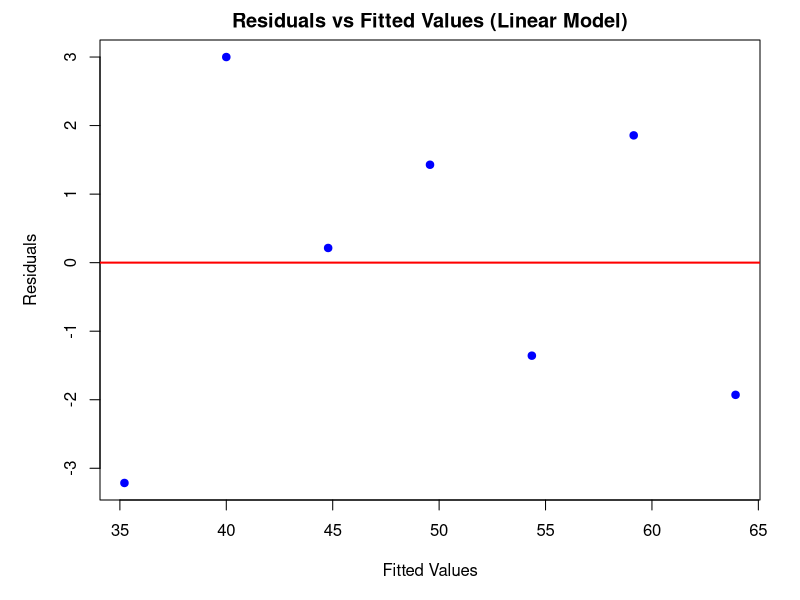
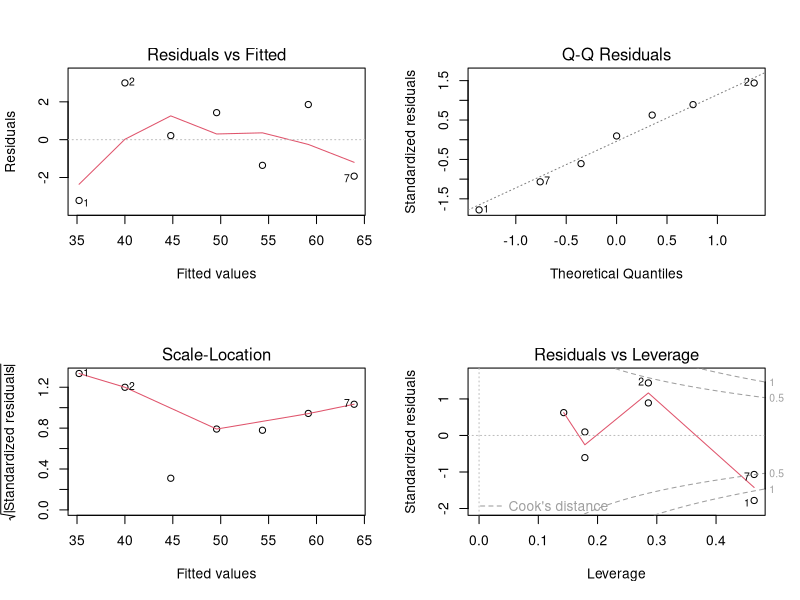
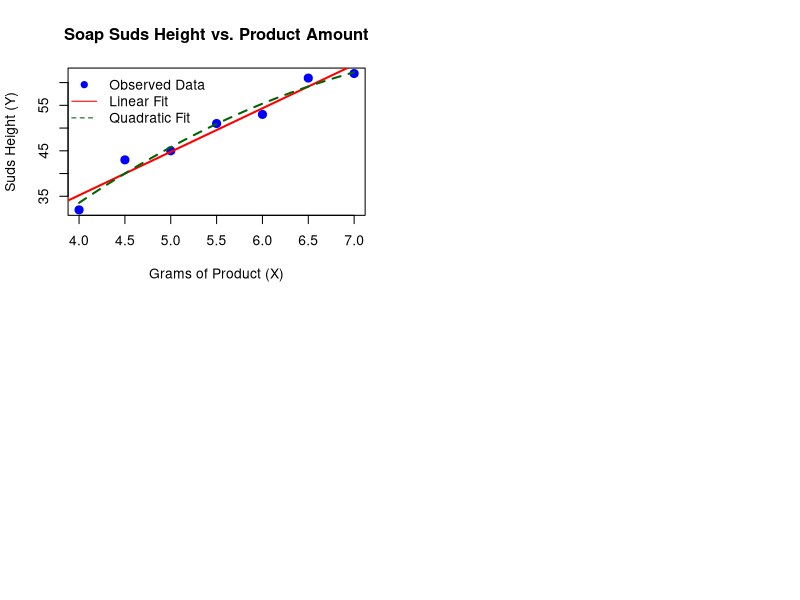

Generate these figures, in order, with R:
#--------------------------------------------------
# SOAP SUDS EXPERIMENT - LINEAR MODEL ANALYSIS
#--------------------------------------------------

# Data
x <- c(4.0, 4.5, 5.0, 5.5, 6.0, 6.5, 7.0)
y <- c(32, 43, 45, 51, 53, 61, 62)

#-----------------------------------------------
# (a) Fit the simple linear regression model
#-----------------------------------------------
model_linear <- lm(y ~ x)
summary(model_linear)

#-----------------------------------------------
# (b) Display fitted values and residuals
#-----------------------------------------------
residuals_linear <- resid(model_linear)
fitted_values <- fitted(model_linear)

# Create a table for inspection
residual_table <- data.frame(x, y, Fitted = fitted_values, Residual = residuals_linear)
print(residual_table)

#-----------------------------------------------
# (c) Residual Analysis (Visual)
#-----------------------------------------------

# Reset graphics device to avoid margin issues
dev.off()

# Plot residuals vs fitted values
par(mar = c(5, 5, 2, 2))  # Set proper margins
plot(fitted_values, residuals_linear,
     main = "Residuals vs Fitted Values (Linear Model)",
     xlab = "Fitted Values",
     ylab = "Residuals",
     pch = 19, col = "blue")
abline(h = 0, col = "red", lwd = 2)

#-----------------------------------------------
# (d) Check if a quadratic term improves the model
#-----------------------------------------------
model_quadratic <- lm(y ~ x + I(x^2))
summary(model_quadratic)

# Compare linear vs quadratic model using ANOVA
anova(model_linear, model_quadratic)

#-----------------------------------------------
# (e) Diagnostic Plots
#-----------------------------------------------
# Open a new plotting window for better layout
x11()  # (use windows() if on Windows)
par(mfrow = c(2, 2))
plot(model_linear)


#-----------------------------------------------
# Plot data points and fitted curves
#-----------------------------------------------

# Original data
plot(x, y,
     main = "Soap Suds Height vs. Product Amount",
     xlab = "Grams of Product (X)",
     ylab = "Suds Height (Y)",
     pch = 19, col = "blue", cex = 1.3)

# Linear regression line
abline(model_linear, col = "red", lwd = 2)

# Add quadratic curve
x_seq <- seq(min(x), max(x), length.out = 100)
y_quad <- predict(model_quadratic, newdata = data.frame(x = x_seq))
lines(x_seq, y_quad, col = "darkgreen", lwd = 2, lty = 2)

# Add legend
legend("topleft",
       legend = c("Observed Data", "Linear Fit", "Quadratic Fit"),
       col = c("blue", "red", "darkgreen"),
       pch = c(19, NA, NA),
       lty = c(NA, 1, 2),
       bty = "n")
